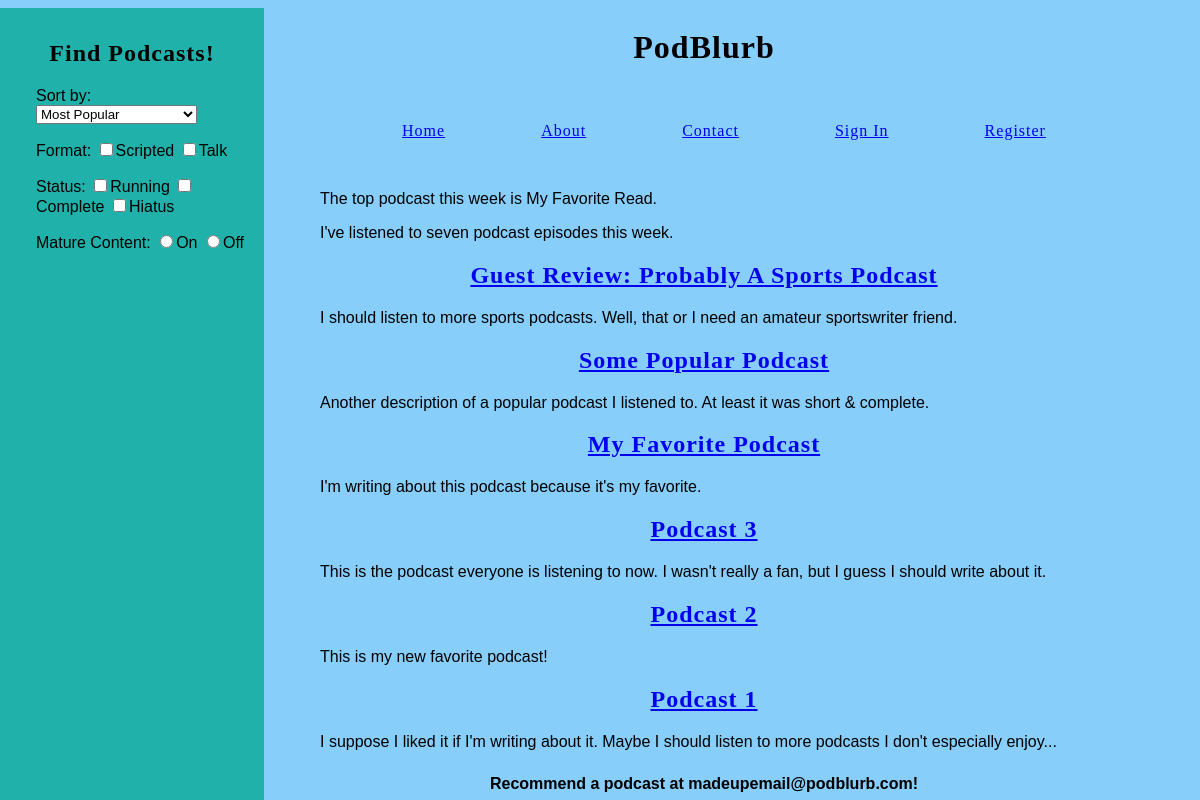
Before: / with the older database file.
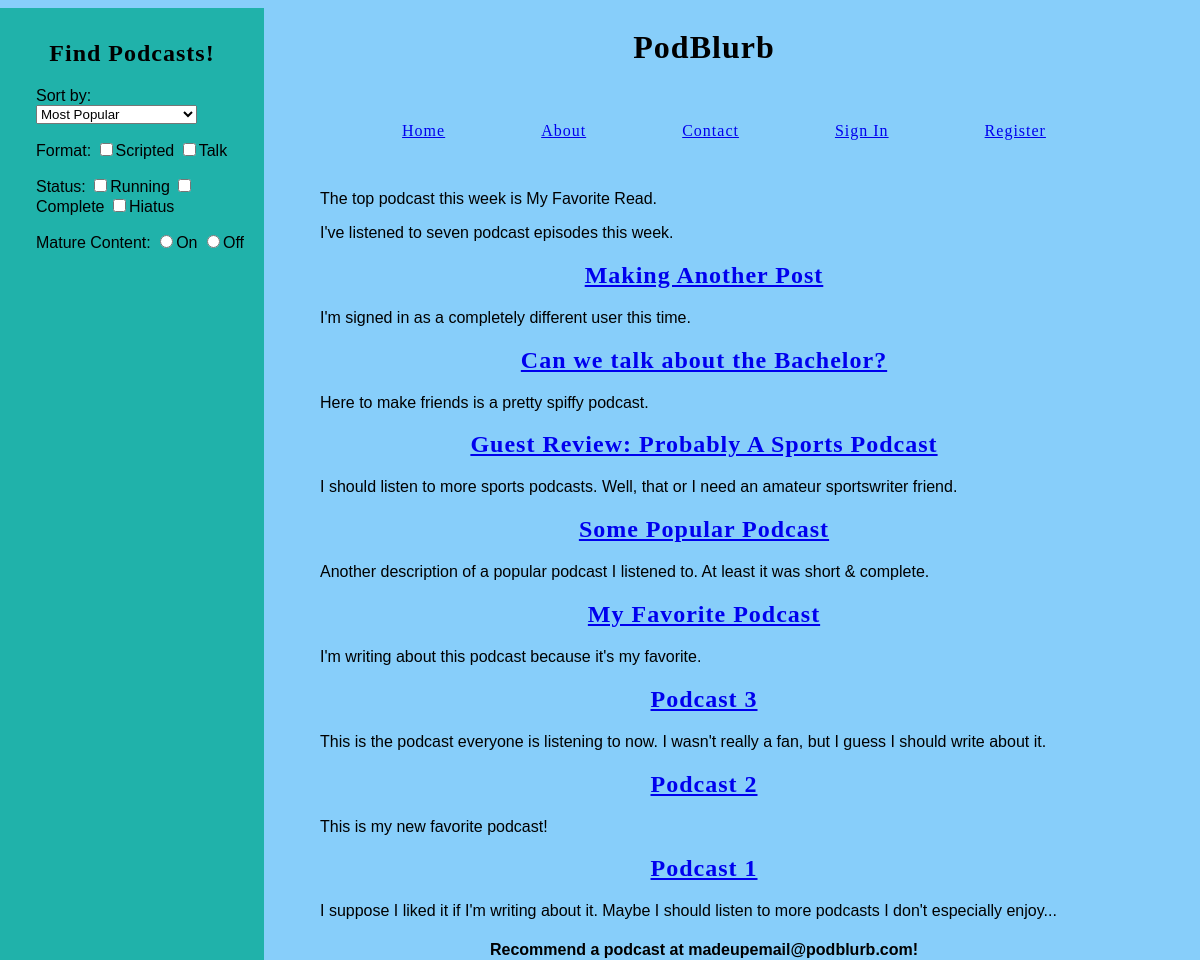
After: the same page with the newer database file.
### collection/models.py (models this page shows)
class podcast_show(models.Model):
    name = models.CharField(max_length=255)
    description = models.TextField()
    slug = models.SlugField(unique=True)
    user = models.OneToOneField(User, blank=True, null=True)

### collection/views.py (the view)
# urls.py: url(r'^$', views.index, name='home'),
def index(request):
    podcast = 'my favorite read'
    number = 7
    shows = podcast_show.objects.all().order_by('id').reverse()
    return render(request, 'index.html', {
        'pdc':podcast,
        'num':number,
        'podcasts':shows
    })

### collection/templates/index.html (shortened to what this page needs)
{% extends 'base.html' %}
{% load humanize %}
{% block content %}
    <p>The top podcast this week is {{pdc|title}}.</p>
    <p>I've listened to {{num|apnumber}} podcast episode{{num|pluralize}} this week.</p>
    {% for s in podcasts %}
        <h2><a href="{% url 'show' slug=s.slug %}">{{s.name}}</a></h2>
        <p>{{s.description}}</p>
    {% endfor %}
{% endblock content %}

Changed rows visible on the page:
added podcast_show: name "Making Another Post", description "I'm signed in as a completely different user this time."
added podcast_show: name "Can we talk about the Bachelor?", description "Here to make friends is a pretty spiffy podcast."
